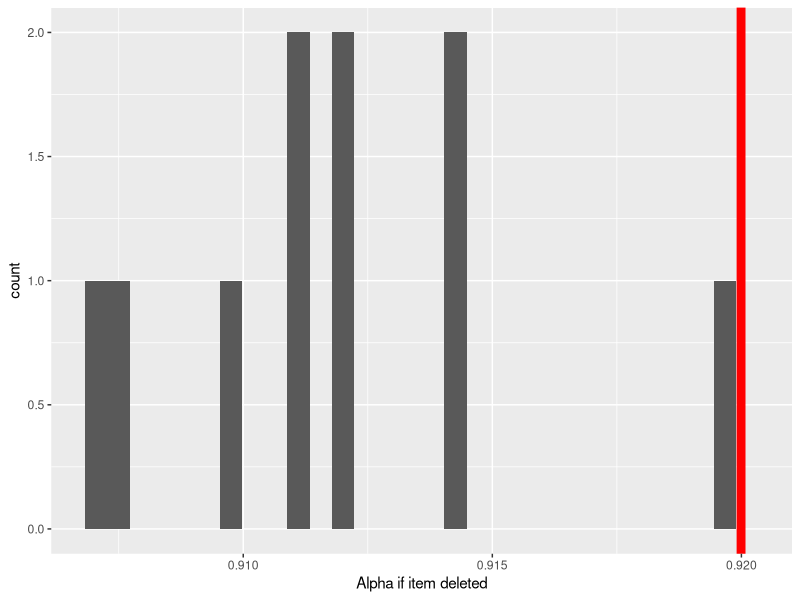

The R script that drew this image:
## ---- chunk 1
knitr::opts_chunk$set(echo = FALSE)

## ---- chunk 2
library(psych)
dat <- read.csv("MODdat2.csv",T)
psych::describe(dat,skew=F,ranges=F)
## ---- chunk 3
out <- alpha(dat[,1:10],check.keys = T)
round(out$alpha.drop,2)
## ---- chunk 4
library(ggplot2)
outD <- data.frame(out$alpha.drop)
ggplot(outD,aes(outD$raw_alpha)) + geom_histogram() + xlab("Alpha if item deleted") + geom_vline(xintercept = out$total$raw_alpha, color="red", lwd=3)
## ---- chunk 5
dat$xTot <- out$scores
out2 <- aov(xTot~sex,data=dat)
summary(out2)
## ---- chunk 6
EScalc <- function(dv,cond){
  lvl <- levels(as.factor(cond))
  x1 <- dv[cond==lvl[1]]
  x2 <- dv[cond==lvl[2]]
  out <- round((mean(x1) - mean(x2))/sqrt((var(x1)+var(x2))/2),2)
  return(out)
}
ESout <- EScalc(dat$xTot,dat$sex)
print(ESout)
## ---- chunk 7
library(pwr)
pwr.anova.test(2,15,ESout)
